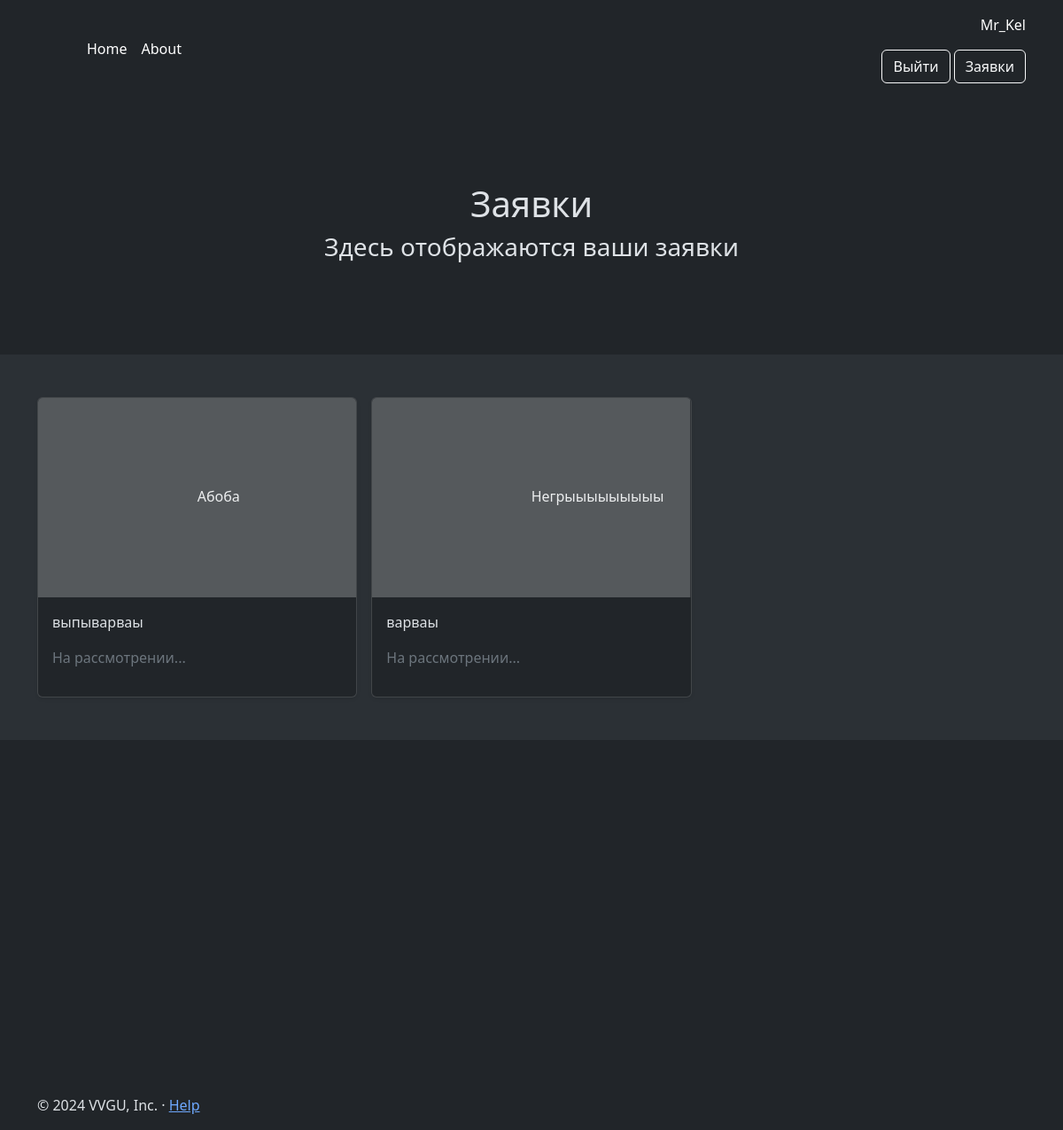
The app's page /requests (signed in) with its own data.
### data/students.py (models this page shows, shortened)
class Student(SqlAlchemyBase, UserMixin):
    __tablename__ = 'students'
    id = sqlalchemy.Column(sqlalchemy.Integer,
                           primary_key=True, autoincrement=True)
    name = sqlalchemy.Column(sqlalchemy.String, nullable=True)
    email = sqlalchemy.Column(sqlalchemy.String, unique=True, nullable=True)
    age = sqlalchemy.Column(sqlalchemy.Integer, nullable=True)
    hashed_password = sqlalchemy.Column(sqlalchemy.String, nullable=True)
    is_teacher = sqlalchemy.Column(sqlalchemy.Boolean, nullable=True, default=False)
    name_club = sqlalchemy.Column(sqlalchemy.String, nullable=True)
    have_club = sqlalchemy.Column(sqlalchemy.Boolean, nullable=True, default=False)

### data/request.py (models this page shows)
class Request(SqlAlchemyBase):
    __tablename__ = 'request'
    id = sqlalchemy.Column(sqlalchemy.Integer, primary_key=True, autoincrement=True)
    student = sqlalchemy.Column(sqlalchemy.String, nullable=True)
    name_club = sqlalchemy.Column(sqlalchemy.String, nullable=True)
    information = sqlalchemy.Column(sqlalchemy.String, nullable=True)
    is_approved = sqlalchemy.Column(sqlalchemy.Boolean, nullable=True, default=None)

### app.py (the view)
@app.route('/requests')
@login_required
def requests():
    db_sess = db_session.create_session()
    requestss = db_sess.query(request.Request).filter(request.Request.student == current_user.name)
    db_sess.close()
    return render_template("requests.html", requests=requestss)

### app.py (called while the page is built)
@login_manager.user_loader
def load_user(user_id):
    db_sess = db_session.create_session()
    return db_sess.get(students.Student, user_id)

### data/db_session.py (called while the page is built)
def create_session() -> Session:
    global __factory
    return __factory()

### templates/requests.html (shortened to what this page needs)
{% extends 'base.html' %}
{% block body %}
{% if current_user.is_authenticated and not current_user.is_teacher %}
<section class="py-5 text-center container">
    <div class="row py-lg-5">
        <div class="col-lg-6 col-md-8 mx-auto">
            <h1 id="titlee">Заявки</h1>
            <h3>Здесь отображаются ваши заявки</h3>
        </div>
    </div>
</section>
<div class="album py-5 bg-body-tertiary">
    <div class="container">
        <div class="row row-cols-1 row-cols-sm-2 row-cols-md-3 g-3">
            {% for request in requests %}
                <div class="col">
                    <div class="card shadow-sm">
                        <svg class="bd-placeholder-img card-img-top" width="100%" height="225" xmlns="http://www.w3.org/2000/svg" role="img" aria-label="Placeholder: Thumbnail" preserveAspectRatio="xMidYMid slice" focusable="false"><title>Placeholder</title><rect width="100%" height="100%" fill="#55595c"></rect><text x="50%" y="50%" fill="#eceeef" dy=".3em">{{ request.name_club }}</text></svg>
                        <div class="card-body">
                          <p class="card-text">{{ request.information }}</p>
                          <div class="d-flex justify-content-between align-items-center">
                              {% if request.is_approved == 1 %}
                                <p class="text-secondary">Одобрен</p>
                              {% elif request.is_approved == 0 %}
                                  <p class="text-secondary">Отклонен</p>
                              {% else %}
                                <p class="text-secondary">На рассмотрении...</p>
                              {% endif %}
                          </div>
                        </div>
                    </div>
                </div>
            {% endfor %}
        </div>
    </div>
</div>
{% endif %}
{% endblock %}

### templates/base.html (shortened to what this page needs)
<!doctype html>
<html lang="ru" data-bs-theme="dark">
<head>
    <link href="https://cdn.jsdelivr.net/npm/bootstrap@5.3.3/dist/css/bootstrap.min.css" rel="stylesheet">
</head>
<body>
    <header class="p-3 text-bg-dark">
        <div class="container">
            <div class="d-flex flex-wrap align-items-center justify-content-center justify-content-lg-start">
                <a href="/" class="d-flex align-items-center mb-2 mb-lg-0 text-white text-decoration-none">
                    <svg class="bi me-2" width="40" height="32" role="img" aria-label="Bootstrap"><use xlink:href="#bootstrap"></use></svg>
                </a>
                <ul class="nav col-12 col-lg-auto me-lg-auto mb-2 justify-content-center mb-md-0">
                    <li><a href="/" class="nav-link px-2 text-white">Home</a></li>
                    <li><a href="/about" class="nav-link px-2 text-white">About</a></li>
                </ul>
            <div class="text-end">
                {% if current_user.is_authenticated %}
                    <p>{{ current_user.name }}</p>
                    <button type="button" class="btn btn-outline-light"><a href="/logout" class="nav-link">Выйти</a></button>
                    {% if current_user.is_teacher %}
                        {% if current_user.have_club %}
                            <button type="button" class="btn btn-outline-light"><a href="/club/edit" class="nav-link">Редактировать кружок</a></button>
                        {% else %}
                            <button type="button" class="btn btn-outline-light"><a href="/club/create" class="nav-link">Создать кружок</a></button>
                        {% endif %}
                    {% else %}
                        <button type="button" class="btn btn-outline-light"><a href="/requests" class="nav-link">Заявки</a></button>
                    {% endif %}
                {% else %}
                    <p>
                        <button type="button" class="btn btn-outline-light"><a href="/login" class="nav-link">Войти</a></button>
                        <button type="button" class="btn btn-warning"><a href="/register" class="nav-link">Зарегистрироваться</a></button>
                    </p>
                {% endif %}
            </div>
          </div>
        </div>
    </header>
    {% block body %}{% endblock %}
    <div id="map" style="width: 85%; height: 400px; margin: 0 auto"></div>
    </body>
    <footer class="container">
        <p>© 2024 VVGU, Inc. · <a href="#">Help</a></p>
    </footer>
</body>
</html>

### templates/requests.html (style rules this page uses)
#titlee { font-family: "Irish Grover", system-ui; font-weight: 400; font-style: normal; }

### records on screen
Student: name "Mr_Kel"
Request: name_club "Абоба", information "выпыварваы", shows "На рассмотрении..."
Request: name_club "Негрыыыыыыыыы", information "варваы", shows "На рассмотрении..."
